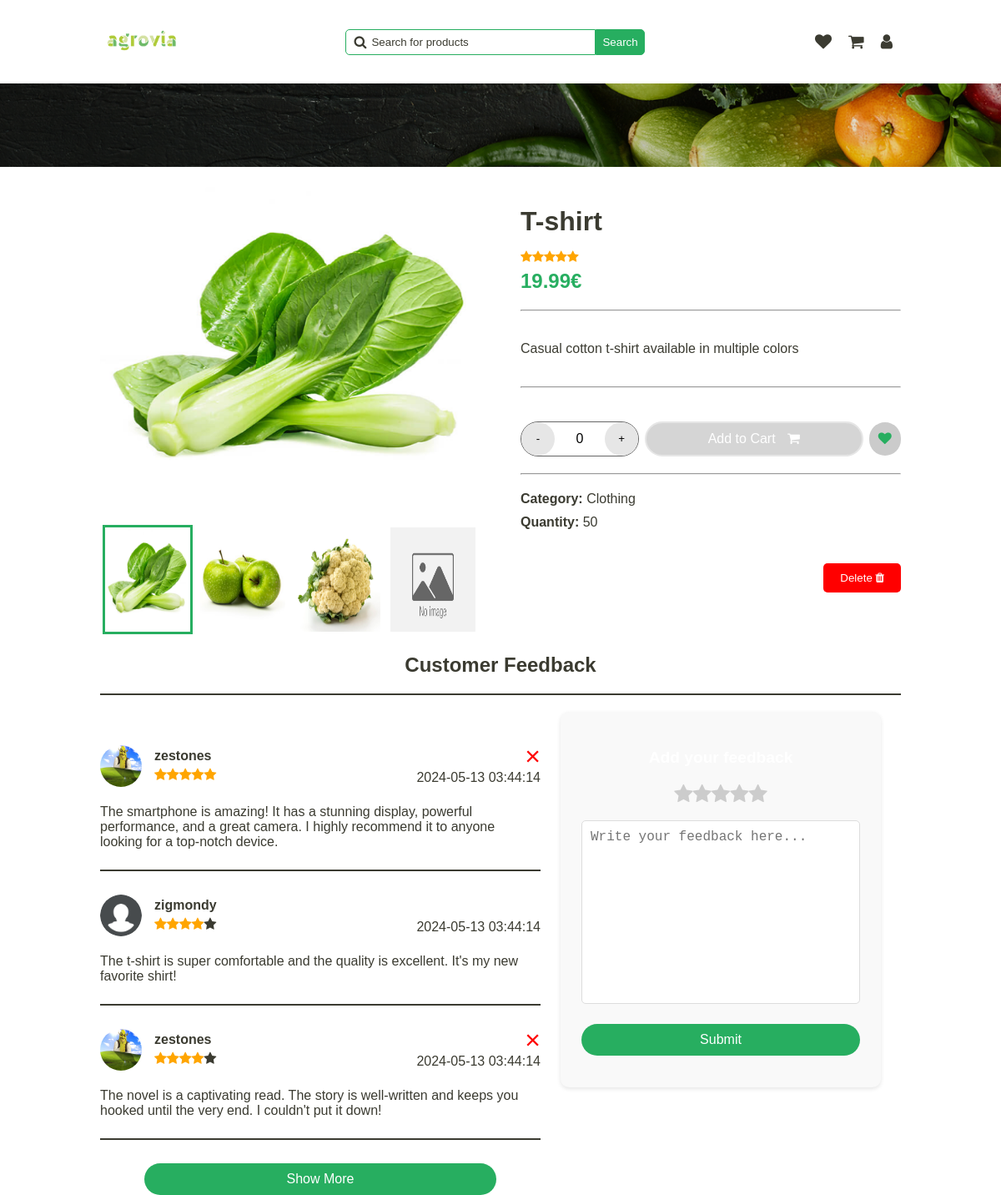
Screenshot of /pages/announce-view.php?id=2 (signed in) with the database file from the repository.
### tables this page shows
CREATE TABLE Announce (
  id INTEGER PRIMARY KEY,
  id_category INTEGER,
  image TEXT,
  title TEXT,
  description TEXT,
  price FLOAT,
  quantity INTEGER,
  rating INTEGER,
  out_of_stock BOOLEAN,
  FOREIGN KEY (id_category) REFERENCES Category(id)
);

CREATE TABLE Category (
  id INTEGER PRIMARY KEY,
  name TEXT
);

CREATE TABLE AnnounceComment (
  id INTEGER PRIMARY KEY,
  announce_id INTEGER,
  user_id INTEGER,
  comment TEXT,
  rating INTEGER,
  date TIMESTAMP DEFAULT CURRENT_TIMESTAMP,
  FOREIGN KEY (announce_id) REFERENCES Announce(id) ON DELETE CASCADE,
  FOREIGN KEY (user_id) REFERENCES User(id)
);

CREATE TABLE User (
  id INTEGER PRIMARY KEY,
  firstname TEXT,
  lastname TEXT,
  email TEXT,
  username TEXT,
  icon TEXT,
  phone_number TEXT,
  password TEXT,
  is_admin INTEGER
);

### php/user.php (called while the page is built, shortened)
<?php
require '../php/pdo.php';
function get_user_by_id($id_user)
{
    global $pdo;
    try {
        $query = "SELECT * FROM User WHERE id = :id_user";
        $stmt = $pdo->prepare($query);
        $stmt->bindParam(':id_user', $id_user);
        $stmt->execute();
        $user = $stmt->fetch(PDO::FETCH_ASSOC);
        return $user;
    } catch (PDOException $e) {
        echo $e->getMessage();
    }
}

### php/feedback.php (the view, shortened to what this page needs)
<?php
require "../php/pdo.php";
require "../php/user.php";
function get_feedback_by_announce_id($id_announce)
{
    global $pdo;
    $query = "SELECT * FROM AnnounceComment WHERE announce_id = :id_announce";
    $stmt = $pdo->prepare($query);
    $stmt->bindParam(':id_announce', $id_announce);
    $stmt->execute();
    $feedback = $stmt->fetchAll(PDO::FETCH_ASSOC);
    return $feedback;
}
function display_feedback($feedback)
{
    usort($feedback, function ($a, $b) {
        return strtotime($b['date']) - strtotime($a['date']);
    });
    foreach ($feedback as $comment) {
        $user = get_user_by_id($comment['user_id']);
        echo '<div class="feedback-item" id="feedback-' . $comment['id'] . '">';
        echo '<div class="user-infos">';
        echo '<img src="' . $user['icon'] . '" alt="' . $user['username'] . '">';
        echo '<div class="user-details">';
        echo '<div class="name">' . $user['username'] . '</div>';
        echo '<div class="rating">' . generate_star($comment['rating']) . '</div>';
        echo '</div>';
        echo '</div>';
        echo '<div class="message">';
        echo '<p>' . $comment['comment'] . '</p>';
        echo '</div>';
        if ($comment['user_id'] == $_SESSION['user_id']) {
            echo '<div class="delete-feedback" onclick="delete_feedback(' . $comment['id'] . ')">&times;</div>';
        }
        echo '<div class="date">';
        echo '<span>' . $comment['date'] . '</span>';
        echo '</div>';
        echo '<hr>';
        echo '</div>';
    }
}

### pages/announce-view.php (shortened to what this page needs)
<!DOCTYPE html>
<html lang="en">
<head>
    <link rel="stylesheet" href="../../styles/announce.css" onload="load_theme()">
    <link rel="stylesheet" href="../../styles/main-header.css">
    <link rel="stylesheet" href="../styles/confirm-modal.css">
    <link rel="stylesheet" href="../styles/alert.css">
    <link rel="stylesheet" href="https://cdnjs.cloudflare.com/ajax/libs/font-awesome/4.7.0/css/font-awesome.min.css">
</head>
<body>
    <header>
        <a href="../pages/home.php"><img src="../../assets/logo/agrovia-green.png" alt="logo"></a>
        <div class="search-bar">
            <span>
                <i class="fa fa-search"></i>
                <input type="text" name="search" id="search" placeholder="Search for products"
                    onkeydown="if(event.keyCode === 13) search()">
            </span>
            <button onclick="search()">Search</button>
        </div>
        <div class="user">
            <a href="../../pages/user/wishlist.html">
                <i class="fa fa-heart"></i>
            </a>
            <a href="../../pages/user/cart.html">
                <i class="fa fa-shopping-cart"></i>
            </a>
            <a href="../pages/dashboard.php">
                <i class="fa fa-user"></i>
            </a>
        </div>
    </header>
    <div class="separator-background"></div>
    <div class="main-container">
        <?php
        require "../php/announce.php";
        $announce = get_announce_by_id($_GET['id']);
        $category = get_announce_category($_GET['id']);
        $is_in_wishlist = is_announce_in_wish_list($_GET['id']);
        $is_in_cart = is_announce_in_cart($_GET['id']);
        $is_user_owner = is_announce_owned_by_user($_GET['id'], $_SESSION['user_id']);
        ?>
        <section class="gallery">
            <?php
            display_gallery($_GET['id']);
            ?>
        </section>
        <section class="quick-view" id="my-announce-quick-view">
            <div class="main-infos">
                <h1 class="title"><?php echo $announce['title'] ?></h1>
                <div class="rating"><?php echo generate_star($announce['rating']) ?></div>
                <div class="price"><?php echo $announce['price'] ?>€</div>
            </div>
            <hr>
            <div class="description">
                <p><?php echo $announce['description'] ?></p>
            </div>
            <hr>
            <div class="actions">
                <div class="manage-quantity">
                    <button class="increment" onclick="decrement_quantity()">-</button>
                    <span id="count">0</span>
                    <button class="decrement"
                        onclick="increment_quantity(<?php echo $announce['quantity'] ?>)">+</button>
                </div>
                <button class="cart" id="button-cart-id" style="<?php if ($is_in_cart)
                    echo "background-color: rgba(45, 45, 45, 0.20); border: 2px solid var(--light-stroke); " ?>"
                        onclick="add_cart_item_by_id(<?php echo $_GET['id'] ?>)">
                    Add to Cart
                    <i class="fa fa-shopping-cart"></i>
                </button>
                <button class="wish" onclick="add_wishlist_item(<?php echo $_GET['id'] ?>)">
                    <i class="fa fa-heart" id="<?php echo $_GET['id'] ?>-wish-icon" style="<?php if ($is_in_wishlist)
                           echo "color: var(--secondary);" ?>">
                        </i>
                    </button>
                </div>
                <hr>
                <div class="category">
                    <span>
                        <strong>Category:</strong>
                    <?php echo "<span>" . $category['name'] . "</span>" ?>
                </span>
                <span>
                    <strong>Quantity:</strong>
                    <?php echo "<span class='quantity'>" . $announce['quantity'] . "</span>" ?>
                </span>
            </div>
            <div class="admin-action">
                <?php
                if ($is_user_owner || $_SESSION['is_admin']) {
                    echo '<button class="delete" onclick="delete_announce(' . $announce['id'] . ')">
                        Delete
                        <i class="fa fa-trash"></i>
                    </button>';
                }
                ?>
            </div>
        </section>
    </div>
    <h2 class="title-feedback">Customer Feedback</h2>
    <hr class="feedback-separator">
    <div class="customer-feedback">
        <section class="feedback-section">
            <?php
            require "../php/feedback.php";
            $feedback = get_feedback_by_announce_id($_GET['id']);
            display_feedback($feedback);
            ?>
        </section>
        <section class="add-feedback">
            <h3>Add your feedback</h3>
            <div class="rating-stars">
                <i class='fa fa-star'></i>
                <i class='fa fa-star'></i>
                <i class='fa fa-star'></i>
                <i class='fa fa-star'></i>
                <i class='fa fa-star'></i>
            </div>
            <textarea name="feedback" id="feedback" cols="30" rows="10"
                placeholder="Write your feedback here..."></textarea>
            <button onclick="submit_feedback()">Submit</button>
        </section>
    </div>
</body>
</html>

### php/announce.php (shortened to what this page needs)
<?php
require '../php/pdo.php';
function generate_star($rating)
{
    $stars = "";
    for ($i = 0; $i < 5; $i++) {
        if ($i < $rating) {
            $stars .= "<i class='fa fa-star checked'></i>";
        } else {
            $stars .= "<i class='fa fa-star'></i>";
        }
    }
    return $stars;
}
function get_announce_by_id($id)
{
    global $pdo;
    $query = "SELECT * FROM Announce WHERE id = :id";
    $stmt = $pdo->prepare($query);
    $stmt->bindParam(':id', $id);
    $stmt->execute();
    $announce = $stmt->fetch(PDO::FETCH_ASSOC);
    return $announce;
}
function get_announce_category($id_announce)
{
    global $pdo;
    $query = 'SELECT * FROM Category WHERE id IN (SELECT id_category FROM Announce WHERE id = :id_announce)';
    $stmt = $pdo->prepare($query);
    $stmt->bindParam(':id_announce', $id_announce);
    $stmt->execute();
    $category = $stmt->fetch(PDO::FETCH_ASSOC);
    return $category;
}
function is_announce_owned_by_user($announce_id, $user_id)
{
    global $pdo;
    $query = "SELECT COUNT(*) FROM UserAnnounce WHERE announce_id = :announce_id AND user_id = :user_id";
    $stmt = $pdo->prepare($query);
    $stmt->bindParam(':announce_id', $announce_id);
    $stmt->bindParam(':user_id', $user_id);
    $stmt->execute();
    $count = $stmt->fetchColumn();
    return $count > 0;
}
function get_announce_images_by_id($id)
{
    global $pdo;
    $stmt = $pdo->prepare("SELECT image FROM AnnounceImage WHERE announce_id = ?");
    $stmt->bindParam(1, $id);
    $stmt->execute();
    $result = $stmt->fetchAll(PDO::FETCH_ASSOC);
    $images = array_column($result, 'image');
    return $images;
}
function is_announce_in_cart($id)
{
    global $pdo;
    $query = "SELECT * FROM UserSaved
              WHERE user_id = :user_id
              AND announce_id = :announce_id
              AND is_in_cart = 1
             ";
    $stmt = $pdo->prepare($query);
    $stmt->bindParam(':user_id', $_SESSION['user_id']);
    $stmt->bindParam(':announce_id', $id);
    $stmt->execute();
    $result = $stmt->fetch(PDO::FETCH_ASSOC);
    return $result !== false;
}
function is_announce_in_wish_list($annouce_id)
{
    global $pdo;
    $query = "SELECT * FROM UserSaved
              WHERE user_id = :user_id
              AND announce_id = :announce_id
              AND is_in_favourite = 1
             ";
    $stmt = $pdo->prepare($query);
    $stmt->bindParam(':user_id', $_SESSION['user_id']);
    $stmt->bindParam(':announce_id', $annouce_id);
    $stmt->execute();
    $result = $stmt->fetch(PDO::FETCH_ASSOC);
    return $result !== false;
}
function display_gallery($announce_id)
{
    $images = get_announce_images_by_id($announce_id);
    for ($i = 0; $i < 4; $i++) {
        $image_path = $images[$i];
        echo '<div class="gallery-item">';
        if ($image_path == '') {
            $image_path = "../public/no-image-available.jpg";
        }
        echo '<img class="gallery-img" src="' . $image_path . '" alt="" />';
        echo '<label for="img-' . ($i + 1) . '" class="gallery-thumb"><img src="' . $image_path . '" alt="" /></label>';
        echo '</div>';
    }
}
?>

### styles/main-header.css (style rules this page uses)
header { display: flex; justify-content: space-between; align-items: center; }
header a img { width: 100px; }
header .search-bar { display: flex; align-items: center; }
header .search-bar span { display: flex; align-items: center; position: relative; }
header .search-bar span i { position: absolute; left: 10px; color: var(--text); }
header .search-bar span input { padding: 7px; border: 1px solid var(--secondary); border-radius: 5px 0 0 5px; padding-left: 30px; min-width: 300px; }
header .search-bar span input::placeholder { color: var(--text); position: absolute; left: 30px; }
header .search-bar button { padding: 7px; border-radius: 0 5px 5px 0; background-color: var(--secondary); color: var(--white); border: 1px solid var(--secondary); cursor: pointer; }
header .user { display: flex; align-items: center; }
header .user a { text-decoration: none; padding: 10px; }
header .user a i { font-size: 20px; color: var(--text); }
.separator-background { background-image: url("../../assets/backgrounds/separator-background.png"); background-size: cover; background-position: center; background-repeat: no-repeat; width: 100%; height: 100px; position: absolute; left: 0; }

### styles/global.css (style rules this page uses)
.light-theme { --primary: rgba(255, 255, 255, 1); --secondary: rgba(39, 174, 96, 1); --tertiary: rgba(146, 227, 169, 1); --text: rgba(59, 59, 49, 1); --hover-color: rgba(200, 200, 200, 1); --white: rgba(255, 255, 255, 1); --dark: rgba(29, 29, 29, 1); --gray: rgba(102, 102, 102, 1); --error: rgba(255, 0, 0, 1); --light-hover-green: rgba(237, 242, 238, 1); --light-stroke: rgba(230, 230, 230, 1); }
* { box-sizing: border-box; }
body, body.dark-theme, body.light-theme { font-family: "Overpass", sans-serif; -webkit-font-smoothing: antialiased; -moz-osx-font-smoothing: grayscale; background-color: var(--primary); color: var(--text); width: 80%; max-width: 1200px; margin: 0 auto; transition: background-color 0.3s ease, transform 0.5s cubic-bezier(0.68, -0.55, 0.27, 1.55); }
body { --primary: rgba(29, 29, 29, 1); --secondary: rgba(39, 174, 96, 1); --tertiary: rgba(146, 227, 169, 1); --text: rgba(210, 210, 210, 1); --hover-color: rgba(62, 62, 62, 1); --white: rgba(255, 255, 255, 1); --dark: rgba(29, 29, 29, 1); --gray: rgba(102, 102, 102, 1); --error: rgba(255, 0, 0, 1); --light-hover-green: rgba(237, 242, 238, 1); --light-stroke: rgba(230, 230, 230, 1); }

### rows the page displays
announce: title "T-shirt", rating 5 (drawn), price "19.99", description "Casual cotton t-shirt available in multiple colors", quantity "50"
category: name "Clothing"
announcecomment: user.icon (placeholder picture), user.username "zestones", rating 5 (drawn), comment "The smartphone is amazing! It has a stunning display, powerful performance, and a great camera. I highly recommend it to anyone looking for a top-notch device.", date "2024-05-13 03:44:14"
announcecomment: user.icon (placeholder picture), user.username "zigmondy", rating 4 (drawn), comment "The t-shirt is super comfortable and the quality is excellent. It's my new favorite shirt!", date "2024-05-13 03:44:14"
announcecomment: user.icon (placeholder picture), user.username "zestones", rating 4 (drawn), comment "The novel is a captivating read. The story is well-written and keeps you hooked until the very end. I couldn't put it down!", date "2024-05-13 03:44:14"
